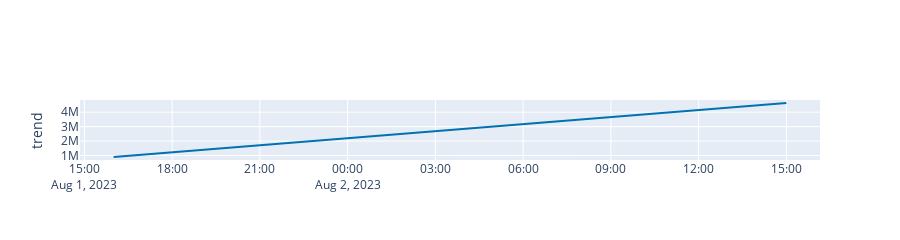

Notebook source saved alongside this figure:
### Code cell
# Python
plot_components_plotly(m, forecast)
